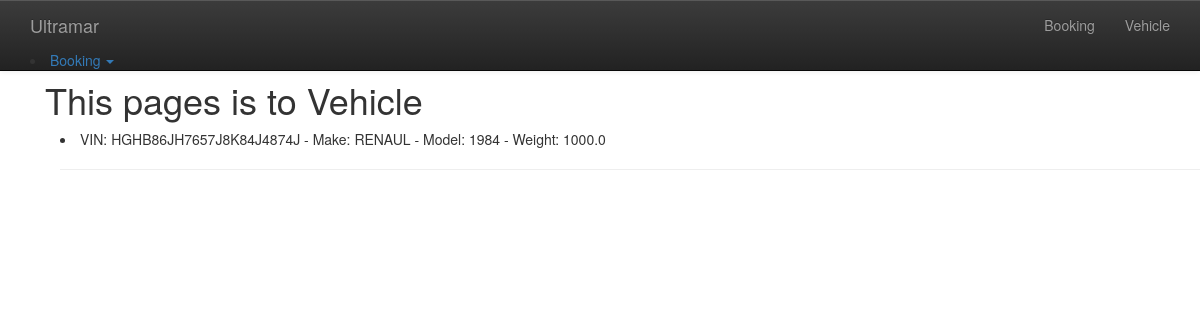
Page /vehicle/ on the committed database.
### Vehicle/models.py (models this page shows)
class VehicleModel(models.Model):
    vin =  models.CharField(max_length=100)
    make = models.CharField(max_length=100)
    modelo = models.PositiveIntegerField()
    weight = models.FloatField()

### Vehicle/views.py (the view)
# urls.py: path('vehicle/', views.VehicleView.as_view(), name='vehicle'),
class VehicleView(ListView):
    model = VehicleModel
    context_object_name = 'vehicleview'
    template_name = 'Vehicle/vehicle.html'

### Vehicle/templates/Vehicle/vehicle.html
{% extends 'base.html' %}
{% block content %}
    <div class = "container">
        <div class="row">
            <h1>This pages is to Vehicle</h1>
            <h1>This pages is to Vehicle</h1>
        </div>
        {% if object_list %}
        {% for vehicle in vehicleview.all %}
            <li> VIN: {{ vehicle.vin }} - Make: {{ vehicle.make }} - Model: {{ vehicle.modelo }} - Weight: {{ vehicle.weight }}</li>
            <hr/>
            {% empty %}
            <li>No articles yet.</li>
        {% endfor %}
    {% endif %}
    </div>
{% endblock  %}

### rows in the picture
VehicleModel: vin "HGHB86JH7657J8K84J4874J", make "RENAUL", modelo "1984", weight "1000.0"
